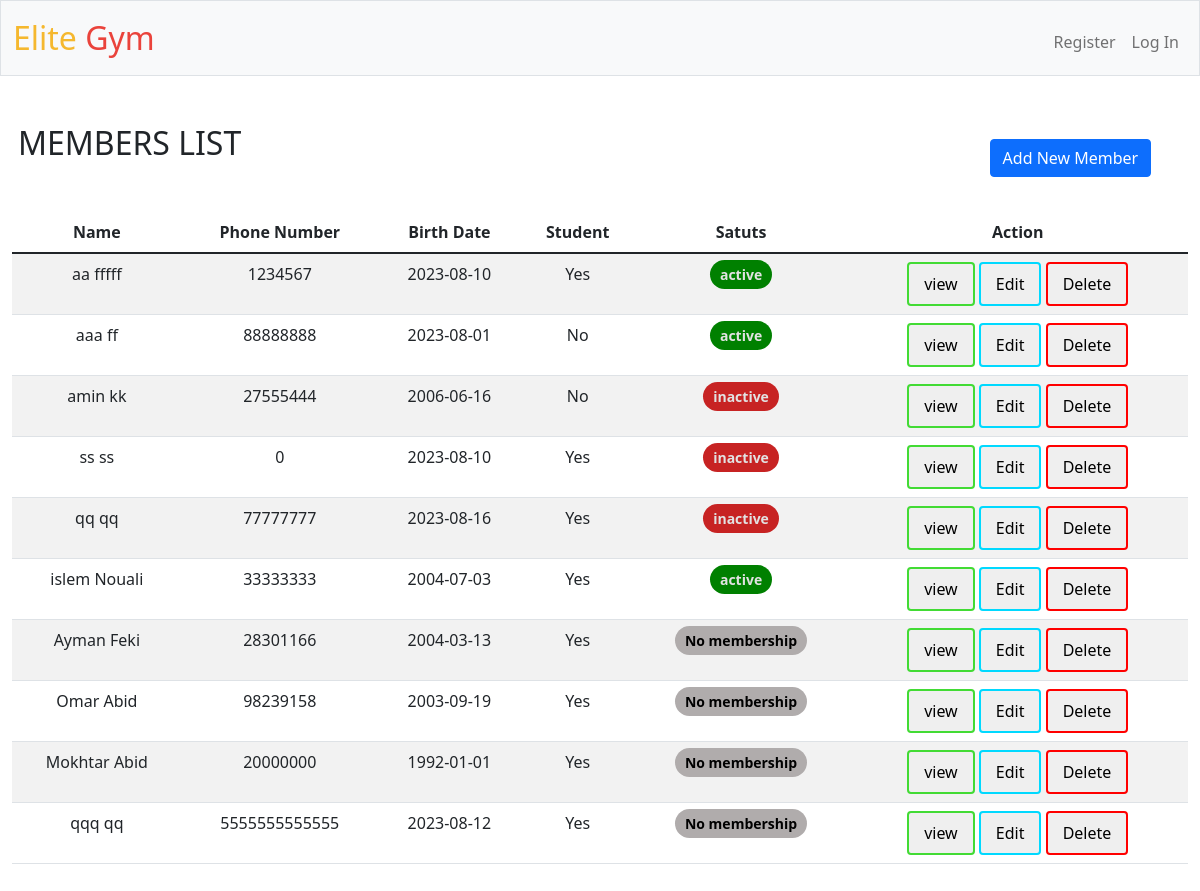
The app's page /members, older data.
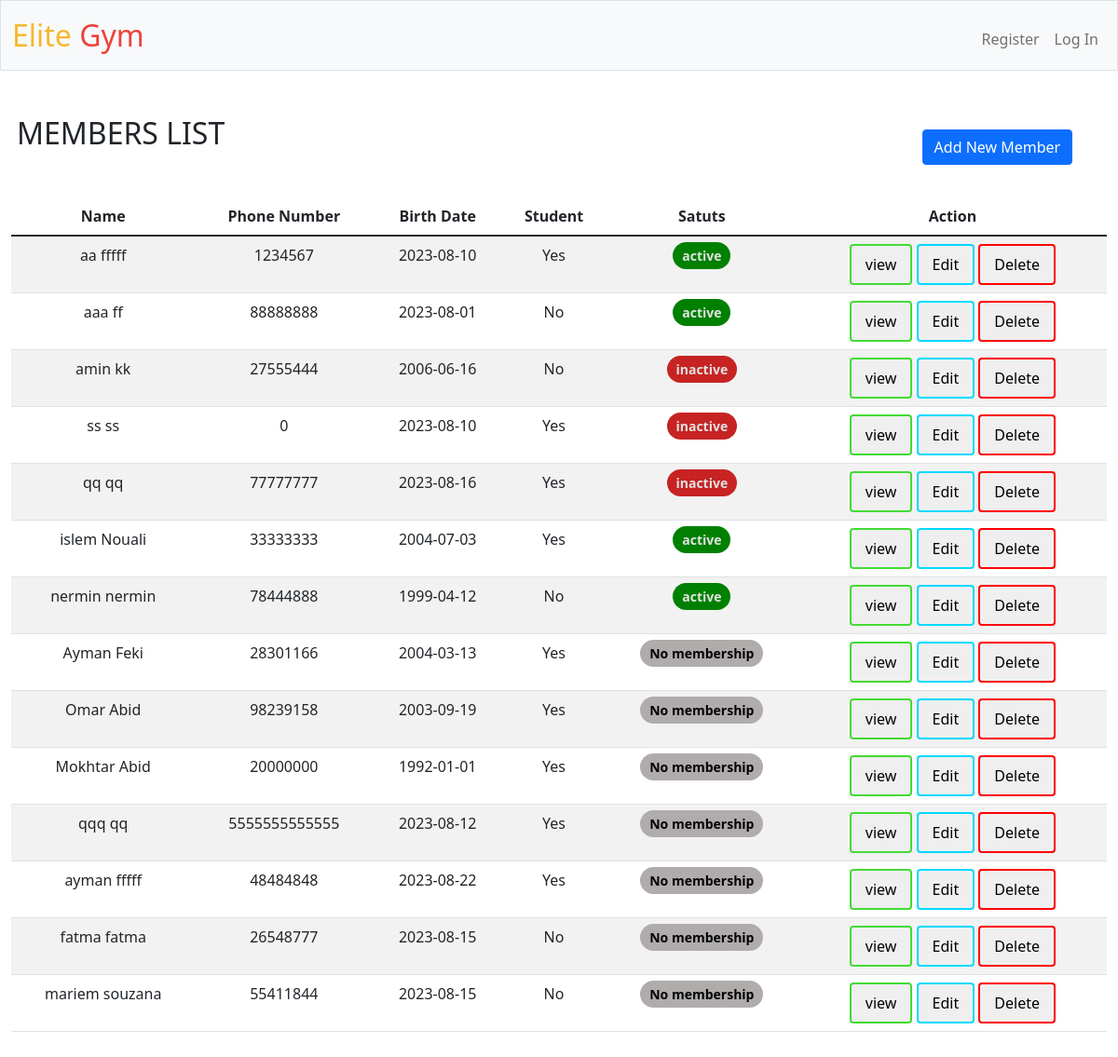
The same page, newer data.
### tables this page shows
CREATE TABLE 'membership' (
    m_id INTEGER PRIMARY KEY AUTOINCREMENT,
    cl_id INTEGER REFERENCES client(cl_id) ON DELETE CASCADE,
    sp_id INTEGER REFERENCES sport(sp_id) ON DELETE SET NULL,
    m_type varchar(20)  NOT NULL,'duration' INTEGER NOT NULL,
    price INTEGER NOT NULL,
    starts_at DATE,
    ends_at DATE);

CREATE TABLE client(
    cl_id           INTEGER   PRIMARY KEY AUTOINCREMENT,
    cl_Fname        TEXT      NOT NULL,
    cl_Lname        TEXT      NOT NULL,
    cl_num          INTEGER   UNIQUE
                              NOT NULL,
    cl_BD           TEXT,
    student         TEXT,
    CONSTRAINT CK_MEMBERSHIP CHECK (student IN ('yes', 'no', 'YES', 'NO', 'Yes', 'No') ) 
);

### app.py (the view)
@app.route("/members", methods=["GET", "POST"])
def members():
    def add():
        number=db.execute("select cl_Fname from client where cl_num=?;",request.form.get("cl_num"))
        if len(number)>0:
            return render_template('members.html', message3="phone number already exist",member=member,moment=moment,clients=clients,sport=sport)
        db.execute(
                "insert into client (cl_Fname,cl_Lname,cl_num,cl_BD,student) values(?,?,?,?,?)",
                request.form.get("cl_Fname"),
                request.form.get("cl_Lname"),
                int(request.form.get("cl_num")),
                request.form.get("cl_BD"),
                request.form.get("student")
            )
        if (not request.form.get("sp_name")) and (not request.form.get("m_type"))  and  (not request.form.get("duration")) and (not request.form.get("price")) and (not request.form.get("starts_at")):
            return render_template('members.html',message2="member added successfuly",member=member,moment=moment,clients=clients,sport=sport)
        if (not request.form.get("sp_name")) or (not request.form.get("m_type"))  or  (not request.form.get("duration")) or (not request.form.get("price")) or (not request.form.get("starts_at")):
            return render_template('members.html',message6="member added successfuly ",message4="No membership added ! Not enough informations",member=member,moment=moment,clients=clients,sport=sport)
        cl_id=db.execute("select cl_id from client where cl_num=?",int(request.form.get("cl_num")))
        sp_id=db.execute("select sp_id from sport where sp_name=?",request.form.get("sp_name"))
        db.execute(
                "insert into membership (cl_id,sp_id,m_type,duration,price,starts_at,ends_at) values(?,?,?,?,?,?,date(?,'+' || ? || ' months'))",
                cl_id[0]["cl_id"],
                sp_id[0]["sp_id"],
                request.form.get("m_type"),
                int(request.form.get("duration")),
                int(request.form.get("price")),
                request.form.get("starts_at"),
                request.form.get("starts_at"),
                int(request.form.get("duration")),
                )
        return render_template('members.html',message5="member and his membership added successfuly",member=member,moment=moment,clients=clients,sport=sport)
    moment = datetime.datetime.now().strftime('%Y-%m-%d %H:%M:%S')
    sport=db.execute("select sp_name from sport;")
    member=db.execute("select * from member;")
    clients=db.execute("select cl_id,cl_Fname,cl_Lname,cl_num,cl_BD,student from client where cl_id NOT IN (SELECT cl_id from membership) ;")
    for m in member:
        if moment  >= m["ends_at"]:
            m["status"]="inactive"
        else:
            m["status"]="active"
    if request.method == "POST":
        if (not request.form.get("cl_num").isnumeric()) or len(request.form.get("cl_num"))<8:
            return render_template('members.html', message1="phone number invalid",member=member,moment=moment,clients=clients,sport=sport)
        if not request.form.get("cl_id"):
            return add()
        else:
            return edit()
    else:
        return render_template('members.html',member=member,moment=moment,clients=clients,sport=sport)

### templates/members.html (shortened to what this page needs)
{% extends "layout.html" %}
{% block main %}
<h2>MEMBERS LIST</h2>
<button type="button" class="btn btn-primary" data-bs-toggle="modal" data-bs-target="#exampleModal" id="add">
  Add New Member
</button>
  <table class="table table-striped">
    <thead>
      <tr>
        <th scope="col">Name</th>
        <th scope="col">Phone Number</th>
        <th scope="col">Birth Date</th>
        <th scope="col">Student</th>
        <th scope="col">Satuts</th>
        <th scope="col">Action</th>
      </tr>
    </thead>
    <tbody>
      {% for m in member %}
      <tr>
      <td> {{m.cl_Fname}} {{m.cl_Lname}}</td>
      <td> {{m.cl_num}}</td>
      <td> {{m.cl_BD}}</td>
      <td> {{m.student}}</td>
      <td >{% if m.status=="active" %}
        <span class="status-badge active-badge">{{m.status}}</span>
          {% else %}
          <span class="status-badge inactive-badge">{{m.status}}</span>
          {% endif %}
      </td>
      <td> <button type="button" class="custom-button"  data-bs-toggle="modal" data-bs-target="#viewModal{{loop.index}}" id="view">view</button>
         <button type="button" class="custom-button"  data-bs-toggle="modal" data-bs-target="#edit{{loop.index}}" id="edit" >Edit</button>
          <button type="button" class="custom-button"  data-bs-toggle="modal" data-bs-target="#delete{{loop.index}}" id="delete" >Delete</button>
        </td>
      </tr>
      {% endfor %}
      {% for client in clients %}
      <tr>
        <td> {{client.cl_Fname}} {{client.cl_Lname}}</td>
        <td> {{client.cl_num}}</td>
        <td> {{client.cl_BD}}</td>
        <td> {{client.student}}</td>
        <td><span class="status-badge no_membership">No membership</span></td>
        <td> <button type="button" class="custom-button" data-bs-toggle="modal" data-bs-target="#view{{loop.index}}" id="view">view</button>
           <button type="button" class="custom-button" data-bs-toggle="modal" data-bs-target="#editc{{loop.index}}" id="edit" >Edit</button>
            <button type="button" id="delete" class="custom-button" >Delete</button>
      </td>
        </tr>
      {% endfor %}
    </tbody>
  </table>
{% endblock %}

### templates/layout.html (shortened to what this page needs)
<!DOCTYPE html>
<html lang="en">
    <head>
        <link href="https://cdn.jsdelivr.net/npm/bootstrap@5.1.3/dist/css/bootstrap.min.css" rel="stylesheet">
        <link href="/static/styles.css" rel="stylesheet">
    </head>
    <body>
        <nav class="bg-light border navbar navbar-expand-md navbar-light">
            <div class="container-fluid">
                <a class="navbar-brand" href="/"><span class="yellow">Elite</span> <span class="red">Gym</span></a>
                <div class="collapse navbar-collapse" id="navbar">
                    {% if session["user_id"] %}
                        <ul class="navbar-nav me-auto mt-2">
                            <li class="nav-item"><a class="nav-link" href="/schedule">Schedule</a></li>
                            <li class="nav-item"><a class="nav-link" href="/members">Members</a></li>
                            <li class="nav-item"><a class="nav-link" href="/trainers">Trainers</a></li>
                            <li class="nav-item"><a class="nav-link" href="/history">History</a></li>
                        </ul>
                        <ul class="navbar-nav ms-auto mt-2">
                            <li class="nav-item"><a class="nav-link" href="/logout">Log Out</a></li>
                        </ul>
                    {% else %}
                        <ul class="navbar-nav ms-auto mt-2">
                            <li class="nav-item"><a class="nav-link" href="/register">Register</a></li>
                            <li class="nav-item"><a class="nav-link" href="/login">Log In</a></li>
                        </ul>
                    {% endif %}
                </div>
            </div>
        </nav>
        <main class="container-fluid py-5 text-center">
            {% block main %}{% endblock %}
        </main>
    </body>
</html>

### static/styles.css (style rules this page uses)
nav .navbar-brand { font-size: xx-large; }
nav .navbar-brand .red { color: #ea433b; }
nav .navbar-brand .yellow { color: #f5b82e; }
h2 { margin-bottom: -5%; margin-right: 80%; }
#add { margin-top: 3%; margin-bottom: 3%; margin-left:80%; }
.custom-button { color: rgb(0, 0, 0); border: none; padding: 8px 15px; text-align: center; text-decoration: none; display: inline-block; font-size: 16px; border-radius: 4px; }
#view { border: 2px solid #42db34; }
#edit { border: 2px solid #00d9ff; }
#delete { border: 2px solid #ff0000; }
td { padding:20px; }
.status-badge { padding: 5px 10px; border-radius: 20px; font-size: 14px; font-weight: bold; }
.active-badge { background-color:green; color: rgb(226, 226, 226); }
.inactive-badge { background-color: rgb(199, 35, 35); color: rgb(226, 226, 226); }
.no_membership { background-color: rgb(176, 172, 172); color: rgb(0, 0, 0); }

Row changes from the older to the newer data that the page shows:
added membership: cl_Fname "nermin", cl_Lname "nermin", cl_num "78444888", cl_BD "1999-04-12", student "No", status "active"
added client: cl_Fname "ayman", cl_Lname "fffff", cl_num "48484848", cl_BD "2023-08-22", student "Yes"
added client: cl_Fname "fatma", cl_Lname "fatma", cl_num "26548777", cl_BD "2023-08-15", student "No"
added client: cl_Fname "mariem", cl_Lname "souzana", cl_num "55411844", cl_BD "2023-08-15", student "No"
